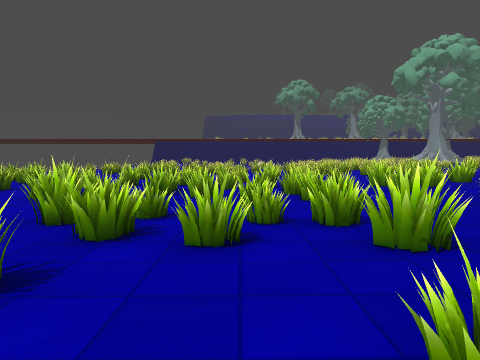
view 1 (above)

24 first-person views from a walk through a level from a Godot 3-D game. The camera is 1.2 m above the floor, tilts 4° down and sees 70° across. The floor is counted in squares, 1 m on a side. Each view is taken from the middle of a square. On the plan, view 1 faces up. The plan holds only what a view shows up to about 14 squares ahead; the rest is blank. The place goes on beyond the plan. Some surface patterns are stand-ins.

view 2
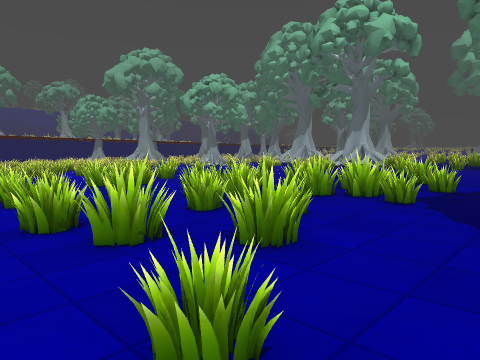

view 3
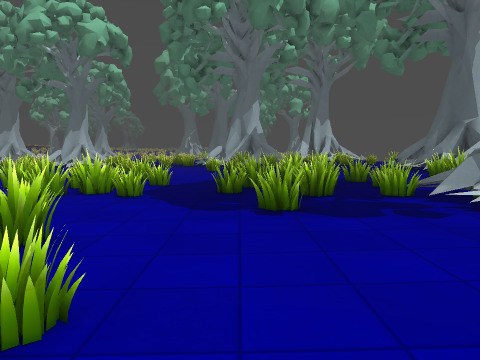

view 4
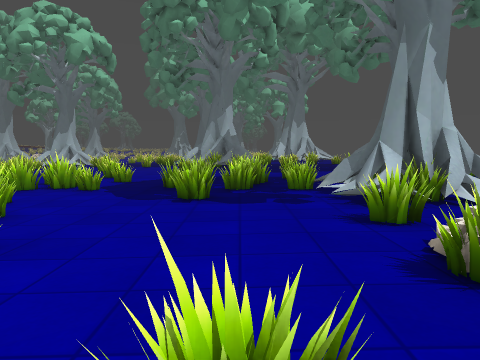

view 5
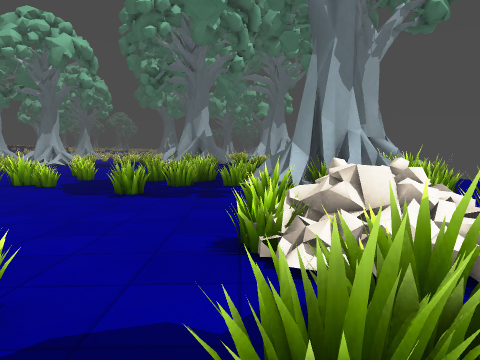

view 6
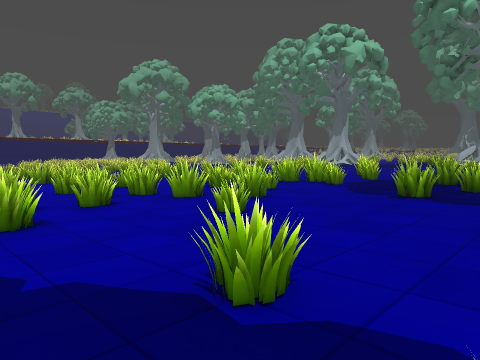

view 7
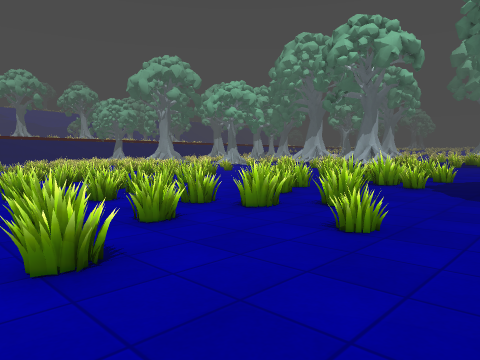

view 8
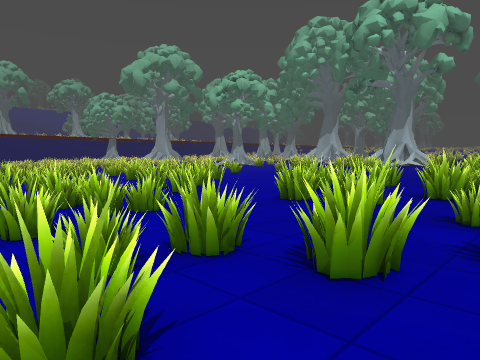

view 9
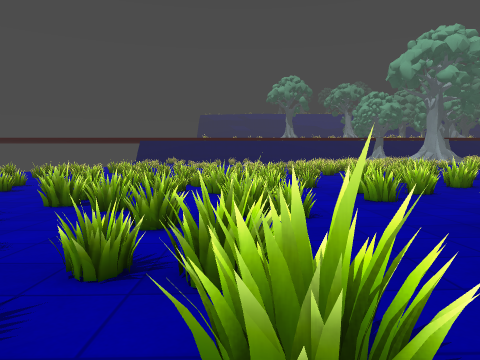

view 10
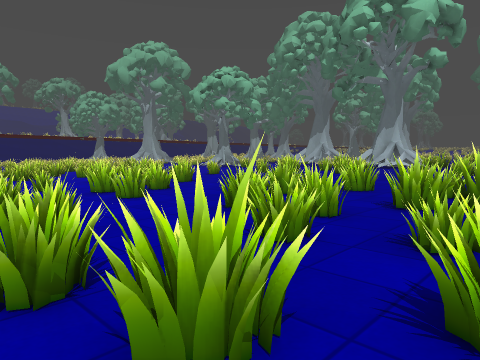

view 11
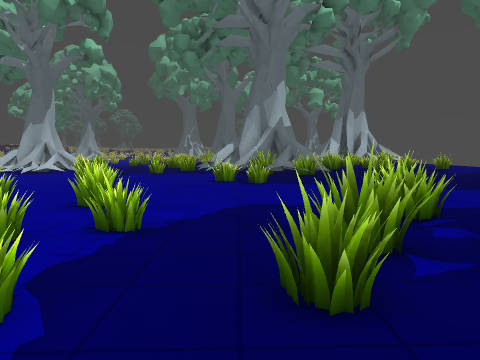

view 12
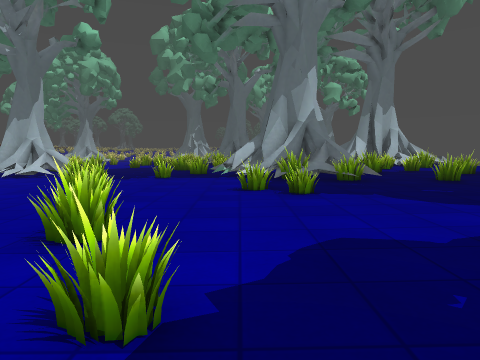

view 13
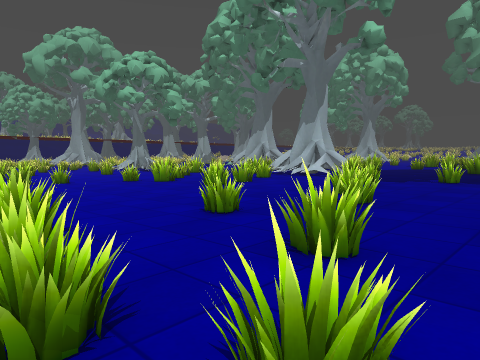

view 14
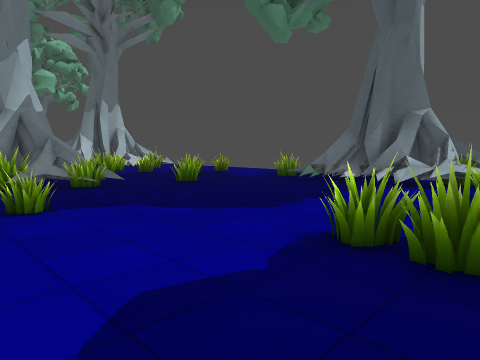

view 15
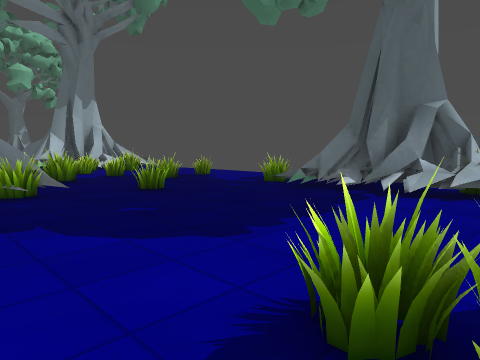

view 16
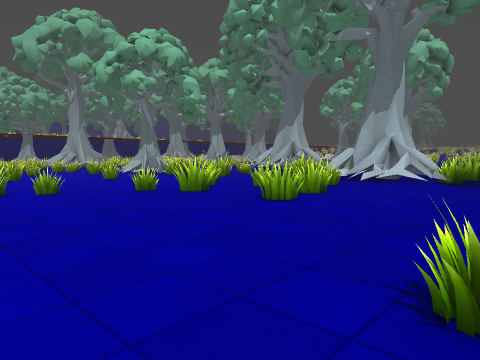

view 17
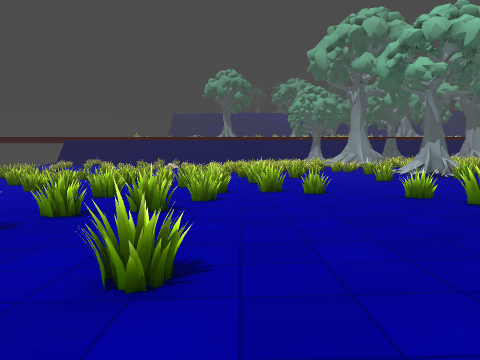

view 18
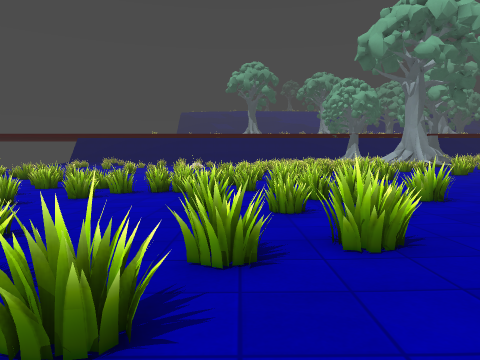

view 19
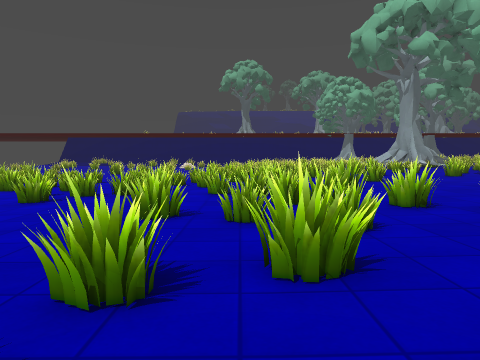

view 20
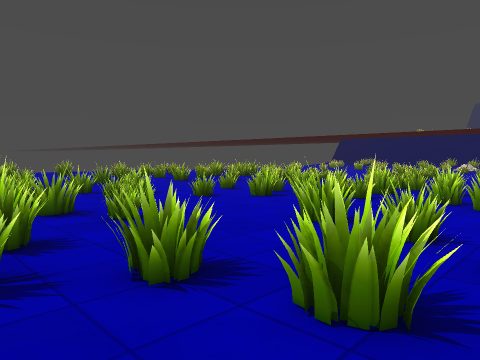

view 21
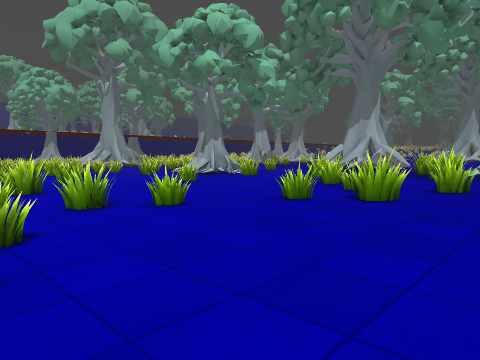

view 22
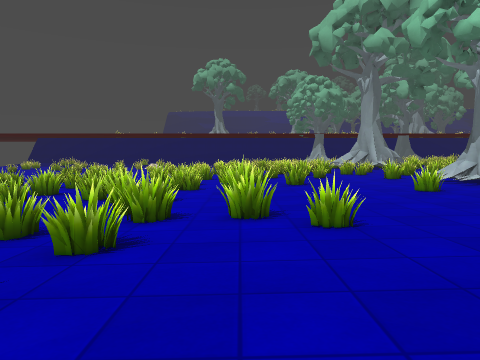

view 23
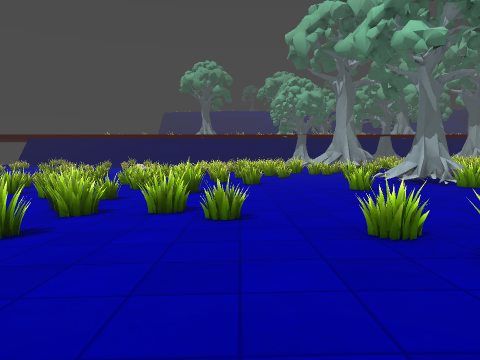

view 24
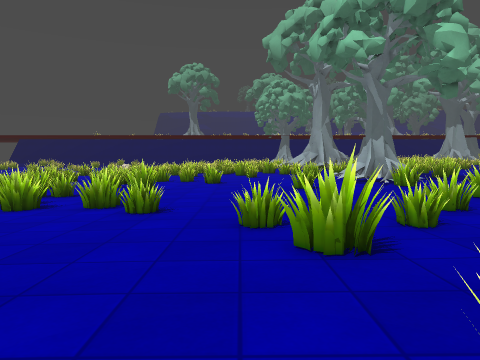

### Floor plan
Key: @ floor where view 1 was taken; # wall or solid block; x gap in a wall; . main floor; : floor 0.25 m higher than the main floor; - floor 0.25 m lower than the main floor; + floor 0.5 m higher than the main floor; * floor 0.75 m higher than the main floor; = window, fence, low wall or low ledge; ^ raised ledge.
Columns run from 4 left of view 1 to 24 right of it. Each row starts with its distance up from view 1.
 28           #===  =- .......
 27           ==--  --=......=...
 26     =#== ===-=---=^=....==..=
 25     ========-====-=......=...
 24       -==--=--===-...........
 23      #===------=-...........
 22     #==--------==.=.........=
 21    ==-------=--======........
 20   ===------==x==...==.....==.
 19  ==-=-===-----===.....=..===
 18  =  ---===---...=.....==.==
 17  ==== #===-..===......==#.::
 16   #======#=.====.......====:
 15   #===========...........==::
 14 #====-===##==...........==#==
 13 ===#-===-===...........====:=
 12 ====#==--.=....==......=:=:::
 11 =#==##==-....=..=....::::::::
 10 ==--=====...===.....:::::::::
  9 ==--==....==#===...::::::::::
  8 ##=--.....==  #==.:=::::::==
  7 ========.===# ##.:==:::==:=::
  6 =======#=====#==:::::===::::=
  5  ====.==#=..====::=::==:::::=
  4  ====.=====.#===:==:::::::::
  3  ==....==...==.==:::::::::::
  2  ....==.=.....::=::::::==:::
  1  ....=......:=::::::::===::#
  0  ...@.....=:===#::::::=:::=##
 -1 ..=......=========:::::::==##
 -2  .==.....::=======:::::++==##
 -3   ......:::====#==:::+++++=+#
 -4 .==.====:::======:::++++++++=
 -5  ====#====###=:= :::++++==+++
 -6    ===::=### ::  ::++++++=+++
 -7     ===::###   #=:+++++++++==
 -8       ====#    ===++++=++++==
 -9        #====     #*=#====++
-10          #=====  ==####==++

Where each view was taken, in squares from view 1:
view 1: 0 up, 0 right, facing up
view 2: 0 up, 0 right, facing up-right
view 3: 0 up, 1 left, facing right
view 4: 2 down, 3 left, facing right
view 5: 4 down, 4 left, facing right
view 6: 4 down, 4 left, facing up-right
view 7: 1 down, 4 left, facing up-right
view 8: 3 up, 1 left, facing up-right
view 9: 3 up, 2 right, facing up
view 10: 3 up, 1 right, facing up-right
view 11: 1 up, 6 right, facing right
view 12: 2 up, 9 right, facing right
view 13: 2 up, 10 right, facing up-right
view 14: 2 up, 11 right, facing down-right
view 15: 0 up, 12 right, facing down-right
view 16: 7 up, 12 right, facing up-right
view 17: 8 up, 13 right, facing up
view 18: 12 up, 9 right, facing up
view 19: 13 up, 10 right, facing up
view 20: 14 up, 12 right, facing up-left
view 21: 13 up, 11 right, facing up-right
view 22: 14 up, 14 right, facing up
view 23: 13 up, 16 right, facing up
view 24: 12 up, 18 right, facing up
